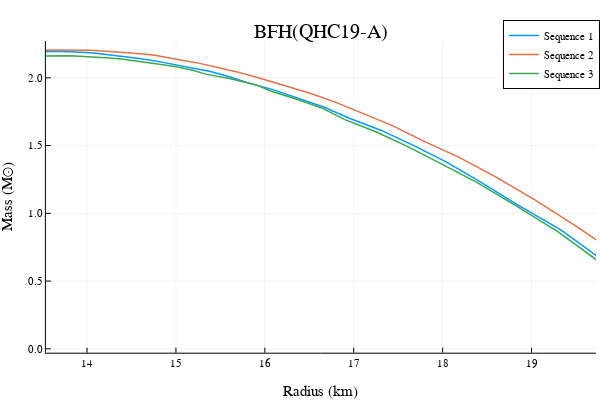

Here is the notebook cell this chart was saved with:
### Code cell
ρ₀ = collect(1.0e-5:1.0e-4:1.0e-2);
x_interval = [0.0 2.121710214285006e-13; 2.121710214285006e-13 0.0011982477779371706; 0.0011982477779371706 0.001901347385228805; 0.001901347385228805 0.0021588751186274427; 0.0021588751186274427 0.00600890347609279]; 
y_interval = [0.0 1.096376754968612e-5; 1.096376754968612e-5 0.3051356308523976; 0.3051356308523976 0.3842887473460706; 0.3842887473460706 0.3929001203369467; 0.3929001203369467 0.6623894759542822];

M,R = make_TOV_sequence(ρ₀, piece_wise_linear_csound, [x_interval, y_interval])


@time begin
    ρ₀ = collect(1.0e-5:1.0e-4:1.0e-2);
    M,R = make_TOV_sequence(ρ₀, piece_wise_linear_csound, [x_interval, y_interval])
    plotlyjs()
    plot!(R.*1.48, M, linewidth = 1.5, label = "Sequence 3")
end
